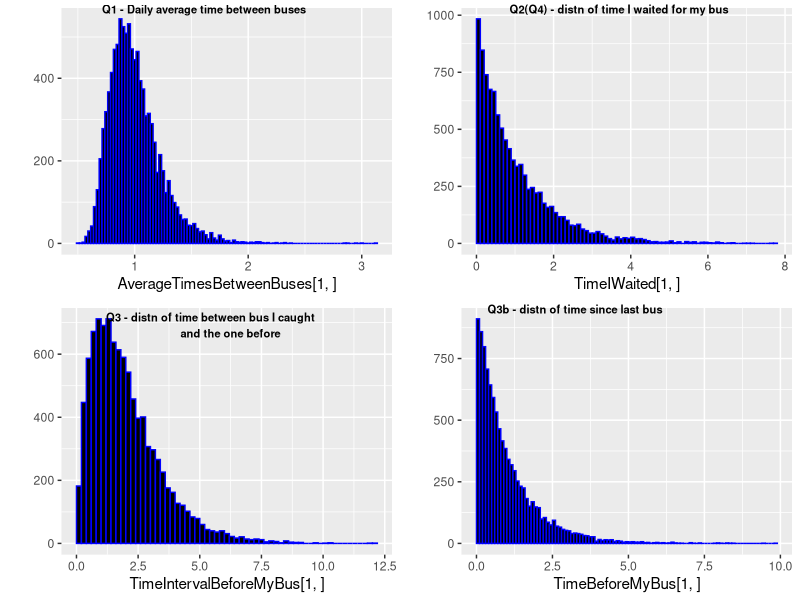
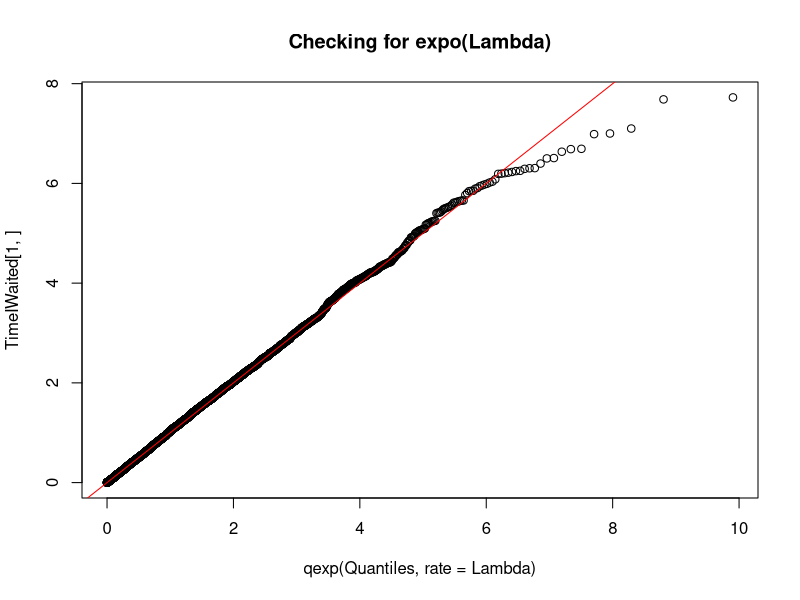
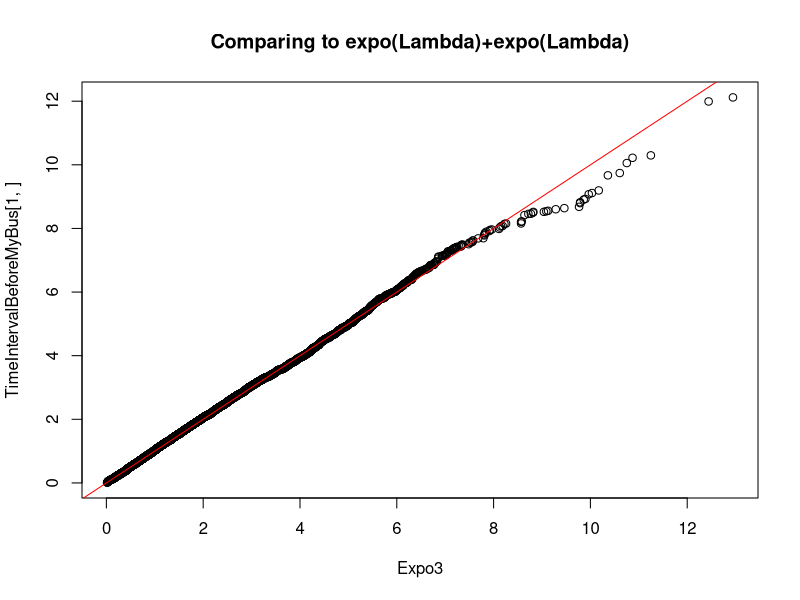

Generate these figures, in order, with R:
## ---- chunk 1
knitr::opts_chunk$set(echo = TRUE)
## ---- chunk 2
Lambda<-1   # the parameter of the exponential distribution for waiting times
WhenDoWeArriveAtBusStop<-10 # For part 1 of the question, this is the time at which we arrive at the bus stop
LengthOfDay<-24 # We will assume we are considering a single day of length 24 hours.
HowManySims<-10000 # The number of replicates we will simulate to answer the questions
set.seed(587641) # Remember to set the random number seed
## ---- chunk 3
ArrivalTimes<-function(DayLength,ArrivalRate){
  Time<-0  # initialize the day to start at hour 0
  AllTimes<-NULL  # this will store the arrival times, for now ther eis nothing to store
  Time<-Time+rexp(1,ArrivalRate)  #this is when the first bus arrives
  while (Time<DayLength){
    AllTimes<-cbind(AllTimes,Time)  # store the arrival time
    Time<-Time+rexp(1,ArrivalRate)  # find the time to the next bus
  }
  return (AllTimes)  # return the vector of arrival times
}
## ---- chunk 4
(TodaysTimes<-ArrivalTimes(LengthOfDay,Lambda))   # The outer brackets tell R to output the result
## ---- chunk 5
TimeIWaited<-c()#<-NULL # A vector that will store our waiting times
AverageTimesBetweenBuses<-NULL # A vector to store the average time between buses for each day. there's nothing in it at the  moment.
TimeIntervalBeforeMyBus<-NULL # For part 3, this will store the time between the bus I caught...
# and the one before it
TimeBeforeMyBus<-NULL # We will also store the time between my arrival at the bus stop 
# and the last bus that left the stop before I arrived
## ---- chunk 6
for (Days in 1:HowManySims){
  # First generate the arrival times for today
  # Note that, for convenience we assume the days are independent of each other
  TodaysTimes<-ArrivalTimes(LengthOfDay,Lambda)

  # For Q1 we assume we arrive at hour 10. How long do we then wait for a bus?
  #which bus is the first to arrive after I get to the stop...
  WhichBusICatch<-min(which(TodaysTimes>WhenDoWeArriveAtBusStop)) 
  # when does it arrive...
  TimeICatchBus<-TodaysTimes[WhichBusICatch] 
  # Store the time I waited...
  TimeIWaited<-cbind(TimeIWaited,TimeICatchBus-WhenDoWeArriveAtBusStop)  
  # For Q3 we need the size of the interval between buses for the interval at 
  # which I arrived at the stop. We have to check whether or not there was a bus before the one I caught that day.
  if (WhichBusICatch>1){
    TimeIntervalBeforeMyBus<-cbind(TimeIntervalBeforeMyBus,TodaysTimes[WhichBusICatch]-TodaysTimes[WhichBusICatch-1])
    TimeBeforeMyBus<-cbind(TimeBeforeMyBus,10-TodaysTimes[WhichBusICatch-1])
  }else{
     TimeIntervalBeforeMyBus<-cbind(TimeIntervalBeforeMyBus,TodaysTimes[WhichBusICatch]-0)
     TimeBeforeMyBus<-cbind(TimeBeforeMyBus,TodaysTimes[WhichBusICatch]-0)
  }
  
  # For Q2 and Q4(which are just different ways of asking the same thing) we just want the average time between buses
  HowManyArrived<-length(TodaysTimes)
  if (HowManyArrived>1){
    AverageTimesBetweenBuses<-cbind(AverageTimesBetweenBuses,(TodaysTimes[HowManyArrived]-TodaysTimes[1])/(HowManyArrived-1))
  }
}
## ---- chunk 7
summary(TimeIWaited[,])   # Q1
summary(AverageTimesBetweenBuses[,]) # Q2 and Q4
summary(TimeIntervalBeforeMyBus[,]) #Q3
## ---- chunk 8
#install.packages("ggplot2")
library(ggplot2) # a nicer graphics library for R
#library(grid)
library(gridExtra)  # to allow us to arrange our plots in a grid
#install.packages(cowplot)
library(cowplot)
plot1<-qplot(AverageTimesBetweenBuses[1,], geom="histogram",fill=I("black"),col=I("blue"),binwidth=0.025,center=0.05)
# the 'binwidth' and 'center' commands control where there bins are drawn
plot2<-qplot(TimeIWaited[1,],geom="histogram",fill=I("black"),col=I("blue"),binwidth=0.1,center=0.05)
plot3<-qplot(TimeIntervalBeforeMyBus[1,], geom="histogram",fill=I("black"),col=I("blue"),binwidth=0.2,center=0.1)
plot4<-qplot(TimeBeforeMyBus[1,],geom="histogram",fill=I("black"),col=I("blue"),binwidth=0.1,center=0.05)
MyLabels<-c("Q1 - Daily average time between buses","Q2(Q4) - distn of time I waited for my bus","Q3 - distn of time between bus I caught \n                             and the one before","Q3b - distn of time since last bus")
plot_grid(plot1, plot2, plot3,plot4, labels = MyLabels,ncol = 2, align = 'v',label_size = 8)
## ---- chunk 9
NumberOfPoints<-length(TimeIWaited[1,])
Quantiles<-seq(from=0.5/NumberOfPoints,to=1-0.5/NumberOfPoints,1/NumberOfPoints)
qqplot(qexp(Quantiles,rate=Lambda),TimeIWaited[1,],main="Checking for expo(Lambda)")
abline(a=0,b=1,col="red")
## ---- chunk 10
NumberOfPoints<-length(TimeIntervalBeforeMyBus[1,])
Expo1<-rexp(n=NumberOfPoints,rate=1)
Expo2<-rexp(n=NumberOfPoints,rate=1)
Expo3<-Expo1+Expo2 # this will add the vectors 'pointwise'
qqplot(Expo3,TimeIntervalBeforeMyBus[1,],main="Comparing to expo(Lambda)+expo(Lambda)")
abline(a=0,b=1,col="red")
